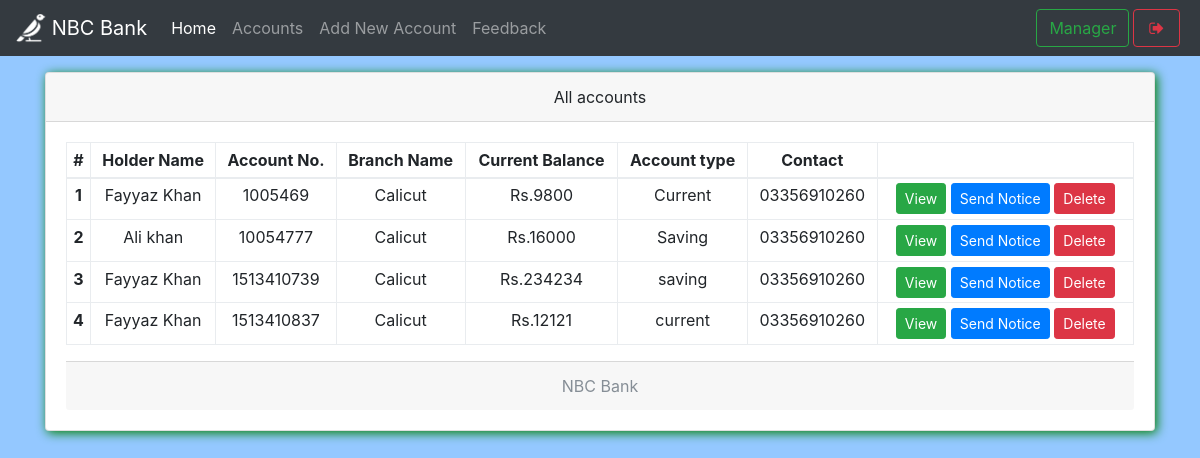
Page /mindex.php (signed in) on the earlier database version.
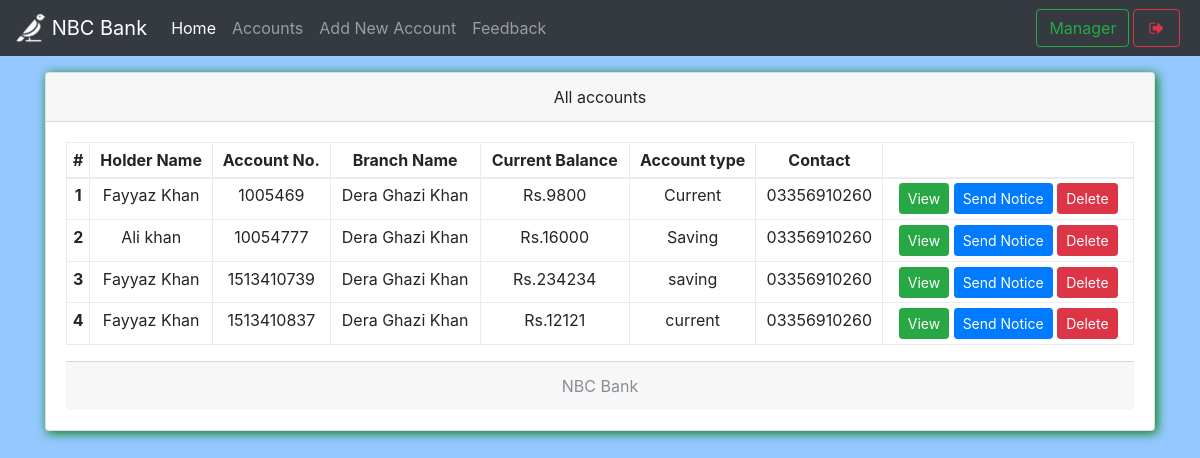
Same page on the later database version.
### tables this page shows
CREATE TABLE `useraccounts` (
  `id` int(11) NOT NULL,
  `email` text NOT NULL,
  `password` text NOT NULL,
  `name` varchar(111) NOT NULL,
  `balance` varchar(111) NOT NULL,
  `cnic` varchar(111) NOT NULL,
  `number` varchar(111) NOT NULL,
  `city` varchar(111) NOT NULL,
  `address` varchar(111) NOT NULL,
  `source` varchar(111) NOT NULL,
  `accountNo` varchar(111) NOT NULL,
  `branch` varchar(111) NOT NULL,
  `accountType` varchar(111) NOT NULL,
  `date` timestamp NOT NULL DEFAULT CURRENT_TIMESTAMP
);

CREATE TABLE `branch` (
  `branchId` int(11) NOT NULL,
  `branchNo` varchar(111) NOT NULL,
  `branchName` varchar(111) NOT NULL
);

### mindex.php (the view, shortened to what this page needs)
<!DOCTYPE html>
<html>
<head>
  <?php require 'assets/autoloader.php'; ?>
  <?php require 'assets/function.php'; ?>
</head>
<body style="background:#94c8ff;background-size: 100%">
<nav class="navbar navbar-expand-lg navbar-dark bg-dark fixed-top">
 <a class="navbar-brand" href="#">
    <img src="images/Untitled_design-removebg-preview.png" width="30" height="30" class="d-inline-block align-top" alt="">
   <?php echo bankName; ?>
  </a>
  <div class="collapse navbar-collapse" id="navbarSupportedContent">
    <ul class="navbar-nav mr-auto">
      <li class="nav-item ">
        <a class="nav-link active" href="mindex.php">Home <span class="sr-only">(current)</span></a>
      </li>
      <li class="nav-item ">  <a class="nav-link" href="maccounts.php">Accounts</a></li>
      <li class="nav-item ">  <a class="nav-link" href="maddnew.php">Add New Account</a></li>
      <li class="nav-item ">  <a class="nav-link" href="mfeedback.php">Feedback</a></li>
    </ul>
    <?php include 'msideButton.php'; ?>
  </div>
</nav><br><br><br>
<div class="container">
<div class="card w-100 text-center shadowBlack">
  <div class="card-header">
    All accounts
  </div>
  <div class="card-body">
   <table class="table table-bordered table-sm">
  <thead>
    <tr>
      <th scope="col">#</th>
      <th scope="col">Holder Name</th>
      <th scope="col">Account No.</th>
      <th scope="col">Branch Name</th>
      <th scope="col">Current Balance</th>
      <th scope="col">Account type</th>
      <th scope="col">Contact</th>
      <th scope="col"></th>
    </tr>
  </thead>
  <tbody>
    <?php
      $i=0;
      $array = $con->query("select * from useraccounts,branch where useraccounts.branch = branch.branchId");
      if ($array->num_rows > 0)
      {
        while ($row = $array->fetch_assoc())
        {$i++;
    ?>
      <tr>
        <th scope="row"><?php echo $i ?></th>
        <td><?php echo $row['name'] ?></td>
        <td><?php echo $row['accountNo'] ?></td>
        <td><?php echo $row['branchName'] ?></td>
        <td>Rs.<?php echo $row['balance'] ?></td>
        <td><?php echo $row['accountType'] ?></td>
        <td><?php echo $row['number'] ?></td>
        <td>
          <a href="show.php?id=<?php echo $row['id'] ?>" class='btn btn-success btn-sm' data-toggle='tooltip' title="View More info">View</a>
          <a href="mnotice.php?id=<?php echo $row['id'] ?>" class='btn btn-primary btn-sm' data-toggle='tooltip' title="Send notice to this">Send Notice</a>
          <a href="mindex.php?delete=<?php echo $row['id'] ?>" class='btn btn-danger btn-sm' data-toggle='tooltip' title="Delete this account">Delete</a>
        </td>
      </tr>
    <?php
        }
      }
     ?>
  </tbody>
</table>
  <div class="card-footer text-muted">
    <?php echo bankName; ?>
  </div>
</div>
</body>
</html>

### assets/autoloader.php (shortened to what this page needs)
<link rel="stylesheet" type="text/css" href="css/bootstrap.min.css">
<link rel="stylesheet" type="text/css" href="css/custom.css">
<link rel="stylesheet" type="text/css" href="font-awesome/css/font-awesome.min.css">

### msideButton.php
<form class="form-inline my-2 my-lg-0">
       	<button class="btn btn-outline-success">Manager</button>
        <a href="logout.php" data-toggle="tooltip" title="Logout" class="btn btn-outline-danger mx-1" ><i class="fa fa-sign-out fa-fw"></i></a>
</form>

### css/custom.css (style rules this page uses)
.shadowBlack { box-shadow: 2px 2px 11px black }
.shadowBlack { box-shadow: 2px 2px 11px green }

Differences in the rows shown:
changed through a linked row, useraccounts "Current": branch.branchName "Calicut" → "Dera Ghazi Khan"
changed through a linked row, useraccounts "Ali khan": branch.branchName "Calicut" → "Dera Ghazi Khan"
changed through a linked row, useraccounts "saving": branch.branchName "Calicut" → "Dera Ghazi Khan"
changed through a linked row, useraccounts "current": branch.branchName "Calicut" → "Dera Ghazi Khan"
